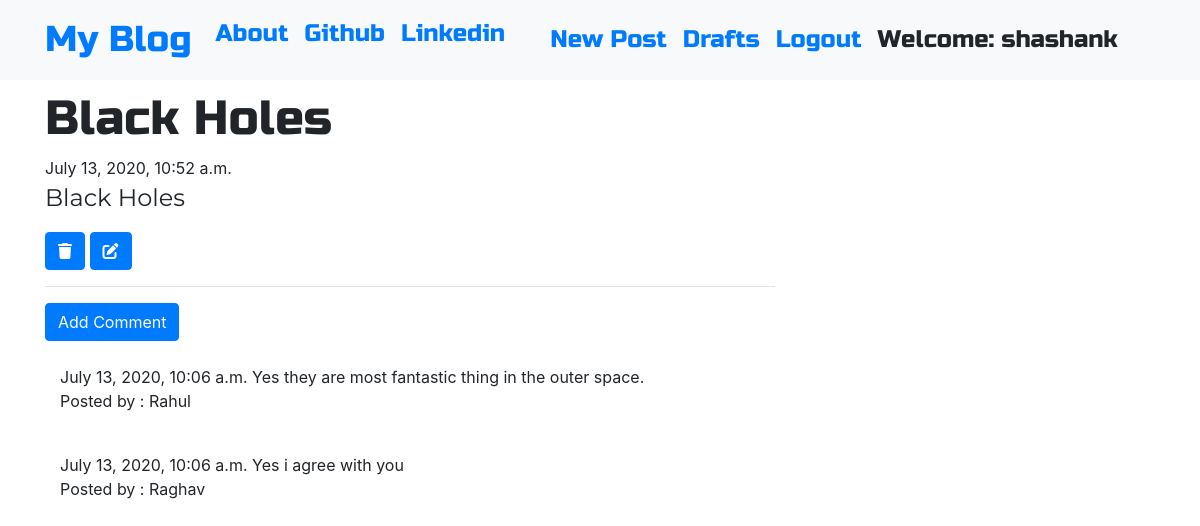
/post/6/ (signed in), run on the app's committed database.
### blog/models.py (models this page shows, shortened)
class Post(models.Model):
    author=models.ForeignKey('auth.user',on_delete=models.CASCADE)
    title=models.CharField(max_length=200)
    text=models.TextField()
    create_date=models.DateTimeField(default=timezone.now())
    published_date=models.DateTimeField(blank=True,null=True)

class Comment(models.Model):
    post=models.ForeignKey('Post',related_name='comments',on_delete=models.CASCADE)
    author=models.CharField(max_length=200)
    text=models.TextField()
    create_date=models.DateTimeField(default=timezone.now())
    approved_comment=models.BooleanField(default=False)

### blog/views.py (the view)
# urls.py: path('post/<int:pk>/',views.PostDetailView.as_view(),name='post_detail'),
class PostDetailView(DetailView):
    model=Post

### blog/templates/blog/post_detail.html (shortened to what this page needs)
{% extends "blog/base.html" %}
{% block body_block %}
<h1 class="posttitle loader">{{ post.title }}</h1>
{% if post.published_date %}
<div class="date">
  {{ post.published_date }}
</div>
{% else %}
<a class="btn btn-primary" href="{% url "post_publish" pk=post.pk %}">Publish</a>
{% endif %}
<p class="postcontent">{{ post.title|safe|linebreaksbr}}</p>
{% if user.is_authenticated %}
<a class="btn btn-primary" href="{% url "post_remove" pk=post.pk %}">
  <span class="fas fa-trash"></span>
</a>
<a class="btn btn-primary" href="{% url "post_edit" pk=post.pk %}">
  <span class="fas fa-edit"></span>
</a>
{% endif %}
<hr>
<a class="btn btn-primary btn-comment" href="{% url "add_comment_to_post" pk=post.pk %}">Add Comment</a>
<div class="container">
  {% for comment in post.comments.all %}
   <br>
   {% if user.is_authenticated or comment.approved_comment %}
    {{ comment.create_date }}
     {{ comment.text|safe|linebreaksbr}}
     <p>Posted by : {{ comment.author }}</p>
     {% endif %}
     {% empty %}
     <p>No comments found!</p>
  {% endfor %}
</div>
{% endblock %}

### blog/templates/blog/base.html (shortened to what this page needs)
<!DOCTYPE html>
{% load static %}
<html lang="en" dir="ltr">
  <head>
    <link rel="stylesheet" href="https://stackpath.bootstrapcdn.com/bootstrap/4.5.0/css/bootstrap.min.css">
    <link rel="stylesheet" href="//cdn.jsdelivr.net/npm/medium-editor@latest/dist/css/medium-editor.min.css" type="text/css" media="screen" charset="utf-8">
    <link rel="stylesheet" href="{% static 'css/blog.css'%}">
    <link rel="stylesheet" href="https://use.fontawesome.com/releases/v5.7.0/css/all.css">
  </head>
  <body class='loader'>
    <nav class="navbar navbar-expand-lg  bg-light techfont custom-navbar">
      <div class="container">
        <ul class=" navbar-nav mr-auto">
        <li class="nav-item active"><a class='navbar-brand bigbrand' href="{% url 'post_list' %}">My Blog</a></li>
        <li class="nav-item"><a class="nav-link" href="{% url 'about' %}">About</a></li>
        <br>
        <li class="nav-item"><a class="nav-link" href="https://github.com/">Github</a></li>
        <br>
        <li class="nav-item"><a class="nav-link" href="https://linkedin.com/">Linkedin</a></li>
      </ul>
    <ul class=" navbar-nav mr-auto">
    {% if user.is_authenticated %}
      <li class="nav-item">
         <a class="nav-link" href="{% url "post_new" %}">New Post </a>
      </li>
      <li class="nav-item">
         <a class="nav-link" href="{% url "post_draft_list" %}">Drafts </a>
      </li>
      <li class="nav-item">
         <a class="nav-link" href="{% url "logout" %}">Logout </a>
      </li>
      <li class="nav-item">
         <a class="nav-link">Welcome: {{ user.username }}</a>
      </li>
    {% else %}
    <li class="nav-item">
       <a class="nav-link" href="{% url "login" %}">Login</a>
    </li>
    {% endif %}
    </ul>
    </div>
  </nav>
    <div class="container">
      <div class="row">
        <div class="col-md-8">
          <div class="blog_post">
            {% block body_block %}
            {% endblock %}
          </div>
        </div>
      </div>
    </div>
  </body>
</html>

### blog/static/css/blog.css (style rules this page uses)
.techfont { font-family: 'Russo One',sans-serif; font-size: 1.5em; margin-bottom: 10px; }
.bigbrand { font-size: 1.5em; }
.posttitle { font-family: 'Russo One',sans-serif; font-size: 3em; }
.postcontent { font-family: 'Montserrat'; font-size: 1.5em; }
.loader { filter:hue-rotate(0deg); color:linear-gradient(45deg,#0f8,#08f); animation:hue 10000ms infinite linear; }

### data on the page
Post: title "Black Holes", published_date "July 13, 2020, 10:52 a.m."
Comment: create_date "July 13, 2020, 10:06 a.m.", text "Yes they are most fantastic thing in the outer space.", author "Rahul"
Comment: create_date "July 13, 2020, 10:06 a.m.", text "Yes i agree with you", author "Raghav"

### other printed values
{{ user.username }} "shashank"
